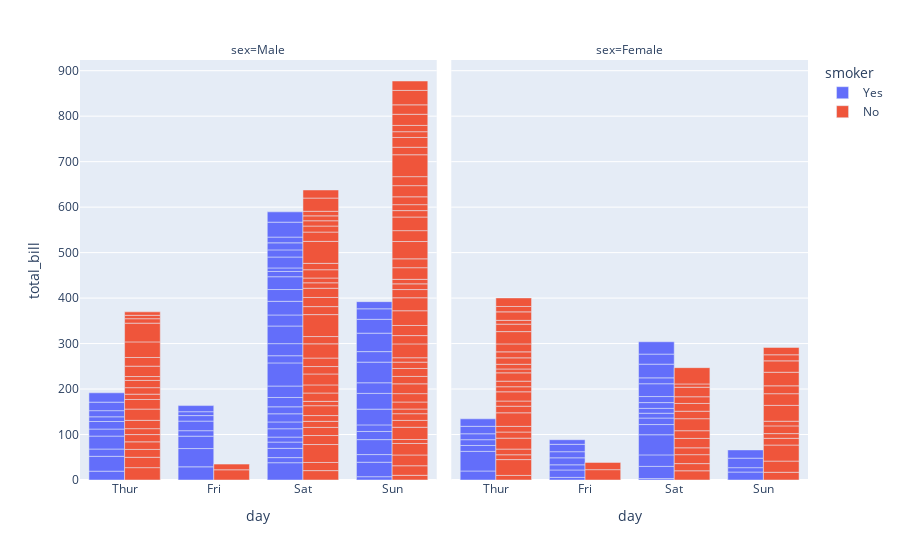

The code cell stored with this chart in its notebook:
### Markdown cell above
# Write a program to demonstate categorical bar plot

### Code cell
#impoting nececaary library
import plotly.express as px
df = px.data.tips()
fig = px.bar(df, x="day", y="total_bill", color="smoker", barmode="group", facet_col="sex",
             category_orders={"day": ["Thur", "Fri", "Sat", "Sun"],
                              "smoker": ["Yes", "No"],
                              "sex": ["Male", "Female"]})
fig.show()

### Figure 1 — Plotly figure (JSON) as saved in the notebook; plotly's stock layout.template omitted (floating-point values rounded to 4 significant figures)
{"data": [{"alignmentgroup": "True", "hovertemplate": "smoker=Yes<br>sex=Male<br>day=%{x}<br>total_bill=%{y}<extra></extra>", "legendgroup": "Yes", "marker": {"color": "#636efa", "pattern": {"shape": ""}}, "name": "Yes", "offsetgroup": "Yes", "orientation": "v", "showlegend": true, "textposition": "auto", "type": "bar", "x": ["Sat", "Sat", "Sat", "Sat", "Sat", "Sat", "Sat", "Sat", "Thur", "Thur", "Fri", "Fri", "Fri", "Fri", "Fri", "Sat", "Sat", "Sat", "Thur", "Sat", "Sat", "Sun", "Sun", "Sun", "Sun", "Sun", "Sun", "Sun", "Sun", "Sun", "Sun", "Sun", "Sun", "Sun", "Sun", "Sun", "Thur", "Thur", "Thur", "Thur", "Thur", "Thur", "Thur", "Sat", "Sat", "Sat", "Sat", "Sat", "Sat", "Sat", "Sat", "Fri", "Fri", "Fri", "Sat", "Sat", "Sat", "Sat", "Sat", "Sat"], "xaxis": "x", "y": [38.01, 11.24, 20.29, 13.81, 11.02, 18.29, 15.01, 17.92, 19.44, 32.68, 28.97, 40.17, 27.28, 12.03, 21.01, 15.36, 20.49, 25.21, 16, 50.81, 15.81, 7.25, 31.85, 16.82, 32.9, 17.89, 14.48, 34.63, 34.65, 23.33, 45.35, 23.17, 40.55, 30.46, 23.1, 15.69, 28.44, 15.48, 16.58, 10.34, 13.51, 18.71, 20.53, 26.59, 38.73, 24.27, 30.06, 25.89, 28.15, 11.59, 7.74, 12.16, 8.58, 13.42, 24.01, 15.69, 15.53, 12.6, 32.83, 22.67], "yaxis": "y"}, {"alignmentgroup": "True", "hovertemplate": "smoker=Yes<br>sex=Female<br>day=%{x}<br>total_bill=%{y}<extra></extra>", "legendgroup": "Yes", "marker": {"color": "#636efa", "pattern": {"shape": ""}}, "name": "Yes", "offsetgroup": "Yes", "orientation": "v", "showlegend": false, "textposition": "auto", "type": "bar", "x": ["Sat", "Sat", "Sat", "Fri", "Fri", "Fri", "Fri", "Sat", "Sat", "Sat", "Sun", "Sat", "Sat", "Sun", "Sun", "Sun", "Thur", "Thur", "Thur", "Thur", "Thur", "Thur", "Thur", "Sat", "Sat", "Sat", "Sat", "Sat", "Fri", "Fri", "Fri", "Sat", "Sat"], "xaxis": "x2", "y": [3.07, 26.86, 25.28, 5.75, 16.32, 11.35, 15.38, 44.3, 22.42, 14.31, 17.51, 10.59, 10.63, 9.6, 20.9, 18.15, 19.81, 43.11, 13, 12.74, 13, 16.4, 16.47, 12.76, 13.27, 28.17, 12.9, 30.14, 13.42, 16.27, 10.09, 22.12, 27.18], "yaxis": "y2"}, {"alignmentgroup": "True", "hovertemplate": "smoker=No<br>sex=Male<br>day=%{x}<br>total_bill=%{y}<extra></extra>", "legendgroup": "No", "marker": {"color": "#EF553B", "pattern": {"shape": ""}}, "name": "No", "offsetgroup": "No", "orientation": "v", "showlegend": true, "textposition": "auto", "type": "bar", "x": ["Sun", "Sun", "Sun", "Sun", "Sun", "Sun", "Sun", "Sun", "Sun", "Sun", "Sun", "Sun", "Sun", "Sat", "Sat", "Sat", "Sat", "Sat", "Sat", "Sat", "Sat", "Sat", "Sat", "Sat", "Sat", "Sat", "Sat", "Sat", "Sat", "Sun", "Sun", "Sun", "Sun", "Sun", "Sun", "Sun", "Sun", "Sun", "Sun", "Sun", "Sun", "Sun", "Sat", "Sat", "Sat", "Sat", "Sat", "Sat", "Thur", "Thur", "Thur", "Thur", "Thur", "Thur", "Thur", "Thur", "Thur", "Fri", "Fri", "Sat", "Sat", "Sun", "Sun", "Sun", "Thur", "Thur", "Thur", "Thur", "Thur", "Thur", "Thur", "Thur", "Thur", "Thur", "Sun", "Sun", "Sun", "Sun", "Sun", "Sun", "Sun", "Sun", "Sun", "Sun", "Sun", "Sun", "Sun", "Sun", "Thur", "Sat", "Sat", "Sat", "Sat", "Sat", "Sat", "Sat", "Sat"], "xaxis": "x", "y": [10.34, 21.01, 23.68, 25.29, 8.77, 26.88, 15.04, 14.78, 10.27, 15.42, 18.43, 21.58, 16.29, 20.65, 17.92, 39.42, 19.82, 17.81, 13.37, 12.69, 21.7, 9.55, 18.35, 17.78, 24.06, 16.31, 18.69, 31.27, 16.04, 17.46, 13.94, 9.68, 30.4, 18.29, 22.23, 32.4, 28.55, 18.04, 12.54, 9.94, 25.56, 19.49, 48.27, 17.59, 20.08, 20.23, 12.02, 10.51, 27.2, 22.76, 17.29, 16.66, 15.98, 13.03, 18.28, 24.71, 21.16, 22.49, 12.46, 18.24, 14, 38.07, 23.95, 29.93, 11.69, 14.26, 15.95, 8.52, 22.82, 19.08, 34.3, 41.19, 9.78, 7.51, 14.07, 13.13, 17.26, 24.55, 19.77, 48.17, 16.49, 21.5, 12.66, 13.81, 24.52, 20.76, 31.71, 20.69, 7.56, 48.33, 20.45, 13.28, 11.61, 10.77, 10.07, 29.03, 17.82], "yaxis": "y"}, {"alignmentgroup": "True", "hovertemplate": "smoker=No<br>sex=Female<br>day=%{x}<br>total_bill=%{y}<extra></extra>", "legendgroup": "No", "marker": {"color": "#EF553B", "pattern": {"shape": ""}}, "name": "No", "offsetgroup": "No", "orientation": "v", "showlegend": false, "textposition": "auto", "type": "bar", "x": ["Sun", "Sun", "Sun", "Sun", "Sun", "Sun", "Sat", "Sat", "Sat", "Sat", "Sat", "Sat", "Sun", "Sun", "Sat", "Sat", "Sat", "Sat", "Thur", "Thur", "Fri", "Sat", "Sat", "Sun", "Sun", "Thur", "Thur", "Thur", "Thur", "Thur", "Thur", "Thur", "Thur", "Thur", "Thur", "Thur", "Thur", "Thur", "Thur", "Thur", "Thur", "Thur", "Thur", "Thur", "Thur", "Thur", "Thur", "Sun", "Sun", "Sun", "Sun", "Fri", "Sat", "Thur"], "xaxis": "x2", "y": [16.99, 24.59, 35.26, 14.83, 10.33, 16.97, 20.29, 15.77, 19.65, 15.06, 20.69, 16.93, 10.29, 34.81, 26.41, 16.45, 17.07, 14.73, 10.07, 34.83, 22.75, 20.92, 7.25, 25.71, 17.31, 10.65, 12.43, 24.08, 13.42, 12.48, 29.8, 14.52, 11.38, 20.27, 11.17, 12.26, 18.26, 8.51, 10.33, 14.15, 13.16, 17.47, 27.05, 16.43, 8.35, 18.64, 11.87, 29.85, 25, 13.39, 16.21, 15.98, 35.83, 18.78], "yaxis": "y2"}], "layout": {"annotations": [{"font": {}, "showarrow": false, "text": "sex=Male", "x": 0.245, "xanchor": "center", "xref": "paper", "y": 1, "yanchor": "bottom", "yref": "paper"}, {"font": {}, "showarrow": false, "text": "sex=Female", "x": 0.755, "xanchor": "center", "xref": "paper", "y": 1, "yanchor": "bottom", "yref": "paper"}], "barmode": "group", "legend": {"title": {"text": "smoker"}, "tracegroupgap": 0}, "margin": {"t": 60}, "xaxis": {"anchor": "y", "categoryarray": ["Thur", "Fri", "Sat", "Sun"], "categoryorder": "array", "domain": [0, 0.49], "title": {"text": "day"}}, "xaxis2": {"anchor": "y2", "categoryarray": ["Thur", "Fri", "Sat", "Sun"], "categoryorder": "array", "domain": [0.51, 1], "matches": "x", "title": {"text": "day"}}, "yaxis": {"anchor": "x", "domain": [0, 1], "title": {"text": "total_bill"}}, "yaxis2": {"anchor": "x2", "domain": [0, 1], "matches": "y", "showticklabels": false}}}
